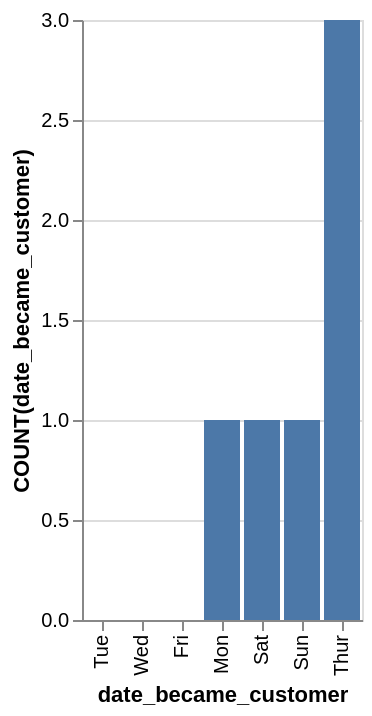

Vega-Lite specification for this chart:
### Vega-Lite specification from a JSON file in a GitHub repository (floating-point values rounded to 4 significant figures)
{"data": {"values": [{"x_data": "Mon", "y_data": 1}, {"x_data": "Tue", "y_data": 0}, {"x_data": "Wed", "y_data": 0}, {"x_data": "Thur", "y_data": 3}, {"x_data": "Fri", "y_data": 0}, {"x_data": "Sat", "y_data": 1}, {"x_data": "Sun", "y_data": 1}]}, "mark": "bar", "encoding": {"x": {"field": "x_data", "type": "nominal", "title": "date_became_customer", "sort": {"op": "sum", "field": "y_data", "order": "ascending"}}, "y": {"field": "y_data", "type": "quantitative", "title": "COUNT(date_became_customer)"}}}
